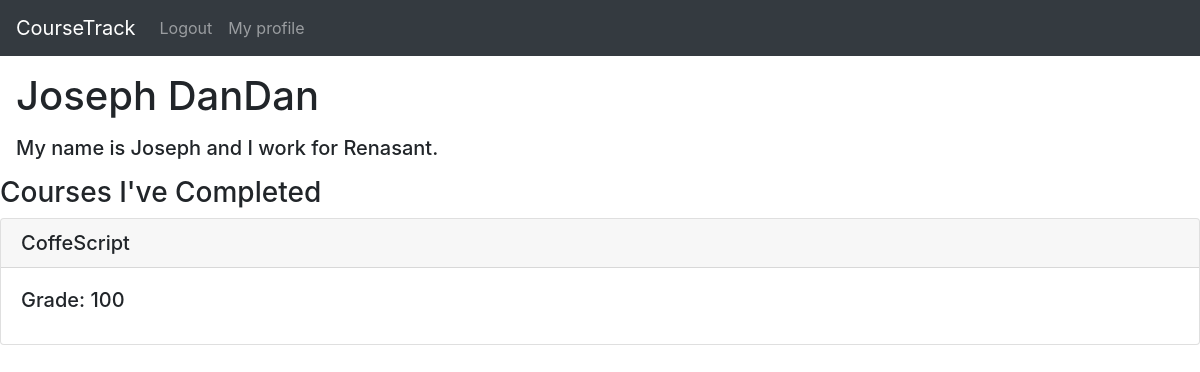
The page /accounts/profile/ (signed in) on the database its author committed.
### base/models.py (models this page shows, shortened)
class The_User(AbstractUser):
    bio = models.TextField(default=None, null=True, blank=True)

class UserGrade(models.Model):
    isCompleted = models.BooleanField(default=True)
    numGrade = models.PositiveIntegerField(validators=[MaxValueValidator(100)])
    student = models.ForeignKey(The_User, related_name='grade', null=True, on_delete=models.SET_NULL)
    course = models.ForeignKey(course, null=True, on_delete=models.SET_NULL)

class course(models.Model):
    title = models.CharField(default=None, max_length=40)
    startDate = models.DateField(default=None)
    size = models.PositiveIntegerField(default=None)
    endDate = models.DateField(default=None)
    description = models.TextField(default=None, max_length=200)
    students = models.ManyToManyField(The_User, related_name='courses_completed', blank=True, null=True)
    available = models.BooleanField(default=True)
    def __str__(self):
        return self.title

### base/views.py (the view)
# urls.py: path('accounts/profile/', views.get_user_profile, name='user_detail'),
def get_user_profile(request):
    return render(request, 'user_detail.html')

### base/templates/user_detail.html (shortened to what this page needs)
{% extends 'base.html' %}
{% block content %}
<h1 style="margin: 1rem 1rem 1rem 1rem">{{ user.first_name }} {{ user.last_name }}</h1>
<h5 style="margin: 1rem 1rem 1rem 1rem">{{ user.bio }}</h5>
<h3>Courses I've Completed</h3>
{% for Sgrade in user.grade.all %}
{% if Sgrade.student == user %}
<div class="card">
    <h5 class="card-header">{{ Sgrade.course }}</h5>
    <div class="card-body">
      <h5 class="card-title">Grade:  {{ Sgrade.numGrade }}</h5>
    </div>
  </div>
  {% endif%}
  {% endfor %}
{% endblock content %}

### rows shown on the page
The_User: first_name "Joseph", last_name "DanDan", bio "My name is Joseph and I work for Renasant."
UserGrade: course "CoffeScript", numGrade "100"
